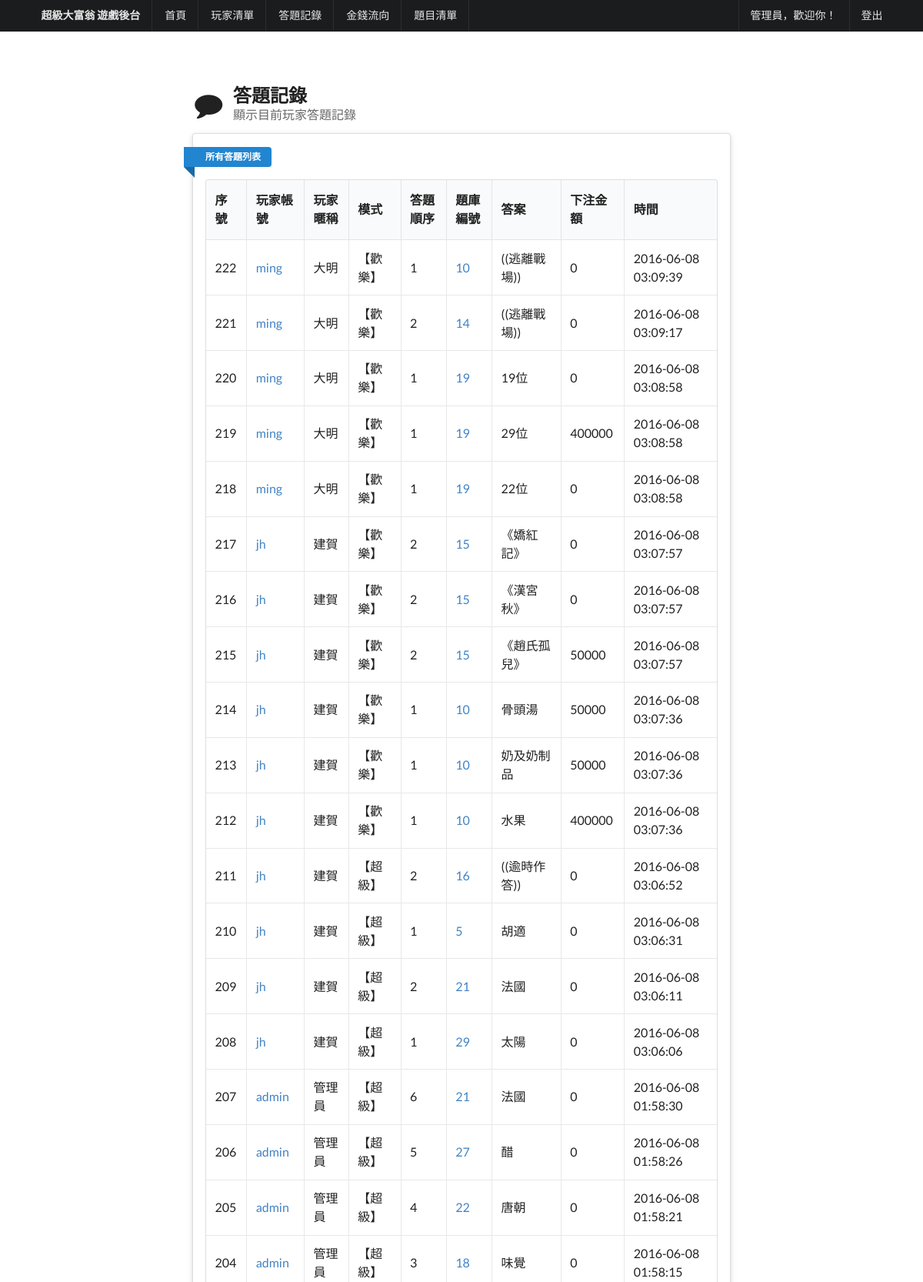
Page /QuizAdmin/answerlist.php (signed in, upper part) on the committed database.
### tables this page shows
CREATE TABLE IF NOT EXISTS `anshistory` (
  `his_id` int(11) NOT NULL AUTO_INCREMENT,
  `qus_id` int(11) NOT NULL,
  `his_million` tinyint(1) NOT NULL,
  `his_qusno` int(11) NOT NULL,
  `user_id` int(11) NOT NULL,
  `his_ans` varchar(100) NOT NULL,
  `his_money` int(11) NOT NULL DEFAULT '0',
  `his_pass` tinyint(1) NOT NULL DEFAULT '0',
  `his_date` timestamp NOT NULL DEFAULT CURRENT_TIMESTAMP,
  PRIMARY KEY (`his_id`)
);

CREATE TABLE IF NOT EXISTS `user` (
  `user_id` int(11) NOT NULL AUTO_INCREMENT,
  `user_username` varchar(20) NOT NULL,
  `user_password` varchar(20) NOT NULL,
  `user_nickname` varchar(20) NOT NULL,
  `user_money` int(11) NOT NULL,
  `user_admin` tinyint(1) NOT NULL DEFAULT '0',
  PRIMARY KEY (`user_id`),
  UNIQUE KEY `user_username` (`user_username`)
);

### QuizAdmin/answerlist.php (the view, shortened to what this page needs)
<?php include("php/connection.php");
include("php/header.php");
if(isset($_GET['qus_id'])){
    $result = $conn->query("SELECT anshistory.*, user.user_nickname,user.user_username FROM anshistory INNER JOIN user on anshistory.user_id=user.user_id Where anshistory.qus_id='".$_GET['qus_id']."'");
    $rscount=$result->num_rows;
  }else{
      if(isset($_GET['id'])){
          $result = $conn->query("SELECT anshistory.*, user.user_nickname,user.user_username FROM anshistory INNER JOIN user on anshistory.user_id=user.user_id Where anshistory.user_id='".$_GET['id']."'Order by his_date DESC");
          $rscount=$result->num_rows;
        }else{
          $result = $conn->query("SELECT anshistory.*, user.user_nickname,user.user_username FROM anshistory INNER JOIN user on anshistory.user_id=user.user_id Order by his_id DESC");
      }
    }
include("php/menu.php");
 ?>
  <div class="ui main text container">
    <h2 class="ui header">
      <i class="comment icon"></i>
      <div class="content">答題記錄<div class="sub header">顯示目前玩家答題記錄</div></div>
    </h2>
    <div class="ui raised segment">
    <a class="ui blue ribbon label">所有答題列表</a>
    <table class="ui celled table">
  <thead>
    <tr>
    <th>序號</th>
    <th>玩家帳號</th>
    <th>玩家暱稱</th>
    <th>模式</th>
    <th>答題順序</th>
    <th>題庫編號</th>
    <th>答案</th>
    <th>下注金額</th>
    <th>時間</th>
  </tr></thead>
  <tbody>
  <?php while($rs = $result->fetch_array(MYSQLI_ASSOC)) { ?>
    <tr>
      <td>
        <?php echo $rs["his_id"]; ?>
      </td>
      <td>
        <a href="user.php?id=<?php echo $rs["user_id"]; ?>"><?php echo $rs["user_username"]; ?></a>
      </td>
      <td>
       <?php echo $rs["user_nickname"]; ?>
      </td>
      <td>
        <?php  switch ($rs["his_million"]) {
          case '1':
            echo "【超級】";
            break;
          case '0':
            echo "【歡樂】";
            break;
        } ?>
      </td>
      <td><?php echo $rs["his_qusno"]; ?></td>
      <td><a href="questionlist.php?id=<?php echo $rs["qus_id"]; ?>"><?php echo $rs["qus_id"]; ?></a></td>
      <td><?php echo $rs["his_ans"]; ?></td>
      <td><?php echo $rs["his_money"]; ?></td>
      <td><?php echo $rs["his_date"]; ?></td>
    </tr>
    <?php } ?>
  </tbody>
</table>
    </div>
    </div>
<?php include("php/footer.php");
$conn->close(); ?>

### QuizAdmin/php/header.php (style rules this page uses)
body { background-color: #FFFFFF; }
.main.container { margin-top: 7em; }

### rows in the picture
anshistory: his_id "222", user.user_username "ming", user.user_nickname "大明", his_million "【歡樂】", his_qusno "1", qus "10", his_ans "((逃離戰場))", his_money "0", his_date "2016-06-08 03:09:39"
anshistory: his_id "221", user.user_username "ming", user.user_nickname "大明", his_million "【歡樂】", his_qusno "2", qus "14", his_ans "((逃離戰場))", his_money "0", his_date "2016-06-08 03:09:17"
anshistory: his_id "220", user.user_username "ming", user.user_nickname "大明", his_million "【歡樂】", his_qusno "1", qus "19", his_ans "19位", his_money "0", his_date "2016-06-08 03:08:58"
anshistory: his_id "219", user.user_username "ming", user.user_nickname "大明", his_million "【歡樂】", his_qusno "1", qus "19", his_ans "29位", his_money "400000", his_date "2016-06-08 03:08:58"
anshistory: his_id "218", user.user_username "ming", user.user_nickname "大明", his_million "【歡樂】", his_qusno "1", qus "19", his_ans "22位", his_money "0", his_date "2016-06-08 03:08:58"
anshistory: his_id "217", user.user_username "jh", user.user_nickname "建賀", his_million "【歡樂】", his_qusno "2", qus "15", his_ans "《嬌紅記》", his_money "0", his_date "2016-06-08 03:07:57"
anshistory: his_id "216", user.user_username "jh", user.user_nickname "建賀", his_million "【歡樂】", his_qusno "2", qus "15", his_ans "《漢宮秋》", his_money "0", his_date "2016-06-08 03:07:57"
anshistory: his_id "215", user.user_username "jh", user.user_nickname "建賀", his_million "【歡樂】", his_qusno "2", qus "15", his_ans "《趙氏孤兒》", his_money "50000", his_date "2016-06-08 03:07:57"
anshistory: his_id "214", user.user_username "jh", user.user_nickname "建賀", his_million "【歡樂】", his_qusno "1", qus "10", his_ans "骨頭湯", his_money "50000", his_date "2016-06-08 03:07:36"
anshistory: his_id "213", user.user_username "jh", user.user_nickname "建賀", his_million "【歡樂】", his_qusno "1", qus "10", his_ans "奶及奶制品", his_money "50000", his_date "2016-06-08 03:07:36"
anshistory: his_id "212", user.user_username "jh", user.user_nickname "建賀", his_million "【歡樂】", his_qusno "1", qus "10", his_ans "水果", his_money "400000", his_date "2016-06-08 03:07:36"
anshistory: his_id "211", user.user_username "jh", user.user_nickname "建賀", his_million "【超級】", his_qusno "2", qus "16", his_ans "((逾時作答))", his_money "0", his_date "2016-06-08 03:06:52"
anshistory: his_id "210", user.user_username "jh", user.user_nickname "建賀", his_million "【超級】", his_qusno "1", qus "5", his_ans "胡適", his_money "0", his_date "2016-06-08 03:06:31"
anshistory: his_id "209", user.user_username "jh", user.user_nickname "建賀", his_million "【超級】", his_qusno "2", qus "21", his_ans "法國", his_money "0", his_date "2016-06-08 03:06:11"
anshistory: his_id "208", user.user_username "jh", user.user_nickname "建賀", his_million "【超級】", his_qusno "1", qus "29", his_ans "太陽", his_money "0", his_date "2016-06-08 03:06:06"
anshistory: his_id "207", user.user_username "admin", user.user_nickname "管理員", his_million "【超級】", his_qusno "6", qus "21", his_ans "法國", his_money "0", his_date "2016-06-08 01:58:30"
anshistory: his_id "206", user.user_username "admin", user.user_nickname "管理員", his_million "【超級】", his_qusno "5", qus "27", his_ans "醋", his_money "0", his_date "2016-06-08 01:58:26"
anshistory: his_id "205", user.user_username "admin", user.user_nickname "管理員", his_million "【超級】", his_qusno "4", qus "22", his_ans "唐朝", his_money "0", his_date "2016-06-08 01:58:21"
anshistory: his_id "204", user.user_username "admin", user.user_nickname "管理員", his_million "【超級】", his_qusno "3", qus "18", his_ans "味覺", his_money "0", his_date "2016-06-08 01:58:15"

### other values in the picture
$_SESSION['nickname'] "管理員"
